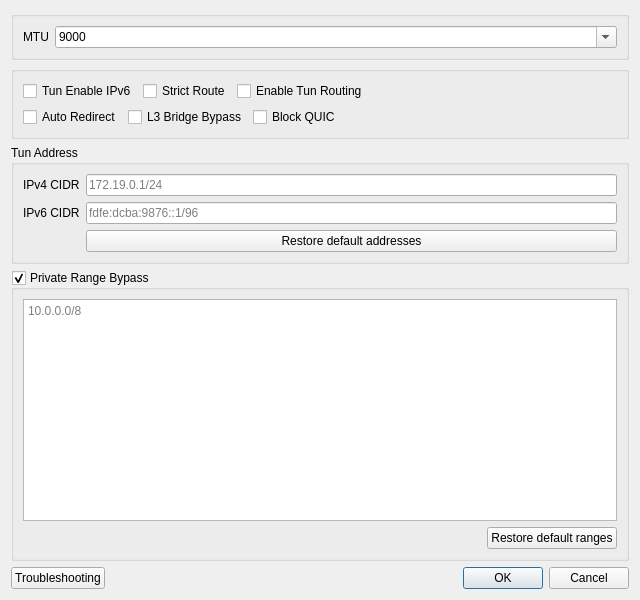
<?xml version="1.0" encoding="UTF-8"?>
<ui version="4.0">
 <class>DialogVPNSettings</class>
 <widget class="QDialog" name="DialogVPNSettings">
  <property name="geometry">
   <rect>
    <x>0</x>
    <y>0</y>
    <width>640</width>
    <height>600</height>
   </rect>
  </property>
  <property name="windowTitle">
   <string>Tun Settings</string>
  </property>
  <layout class="QVBoxLayout" name="verticalLayout">
   <item>
    <widget class="QGroupBox" name="groupBox">
     <property name="sizePolicy">
      <sizepolicy hsizetype="Preferred" vsizetype="Maximum">
       <horstretch>0</horstretch>
       <verstretch>0</verstretch>
      </sizepolicy>
     </property>
     <layout class="QHBoxLayout" name="horizontalLayout_5">
      <item>
       <widget class="QLabel" name="label_10">
        <property name="sizePolicy">
         <sizepolicy hsizetype="Maximum" vsizetype="Preferred">
          <horstretch>0</horstretch>
          <verstretch>0</verstretch>
         </sizepolicy>
        </property>
        <property name="text">
         <string notr="true">MTU</string>
        </property>
       </widget>
      </item>
      <item>
       <widget class="QComboBox" name="vpn_mtu">
        <property name="editable">
         <bool>true</bool>
        </property>
        <item>
         <property name="text">
          <string notr="true">9000</string>
         </property>
        </item>
        <item>
         <property name="text">
          <string notr="true">1500</string>
         </property>
        </item>
       </widget>
      </item>
     </layout>
    </widget>
   </item>
   <item>
    <widget class="QGroupBox" name="horizontalGroupBox_2">
     <layout class="QVBoxLayout" name="checksVLayout">
      <item>
       <layout class="QHBoxLayout" name="checksRow1">
        <item>
         <widget class="QCheckBox" name="vpn_ipv6">
          <property name="text">
           <string>Tun Enable IPv6</string>
          </property>
         </widget>
        </item>
        <item>
         <widget class="QCheckBox" name="strict_route">
          <property name="text">
           <string>Strict Route</string>
          </property>
         </widget>
        </item>
        <item>
         <widget class="QCheckBox" name="tun_routing">
          <property name="toolTip">
           <string>&lt;html&gt;&lt;head/&gt;&lt;body&gt;&lt;p&gt;When enabled, Direct IP CIDRs and rule sets will also be added to the Tun setting to be excluded at OS routing level. IMPORTANT: Large rule sets have been reported to cause massive CPU usage in windows, please enable this option with caution.&lt;/p&gt;&lt;/body&gt;&lt;/html&gt;</string>
          </property>
          <property name="text">
           <string>Enable Tun Routing</string>
          </property>
         </widget>
        </item>
        <item>
         <spacer name="checksRow1Spacer">
          <property name="orientation">
           <enum>Qt::Orientation::Horizontal</enum>
          </property>
          <property name="sizeHint" stdset="0">
           <size>
            <width>40</width>
            <height>20</height>
           </size>
          </property>
         </spacer>
        </item>
       </layout>
      </item>
      <item>
       <layout class="QHBoxLayout" name="checksRow2">
        <item>
         <widget class="QCheckBox" name="auto_redirect">
          <property name="toolTip">
           <string>&lt;html&gt;&lt;head/&gt;&lt;body&gt;&lt;p&gt;Improves Tun routing and performance using nftables. While enabled, this machine cannot be used as a network gateway for other devices.&lt;/p&gt;&lt;/body&gt;&lt;/html&gt;</string>
          </property>
          <property name="text">
           <string>Auto Redirect</string>
          </property>
         </widget>
        </item>
        <item>
         <widget class="QCheckBox" name="l3_bridge">
          <property name="toolTip">
           <string>&lt;html&gt;&lt;head/&gt;&lt;body&gt;&lt;p&gt;Forwards bypassed traffic straight out of the network interface instead of rebuilding it as a new connection, which is faster and keeps NAT intact for games and P2P. Applies to UDP and ICMP only; TCP still needs to be sniffed and keeps taking the normal direct path.&lt;/p&gt;&lt;/body&gt;&lt;/html&gt;</string>
          </property>
          <property name="text">
           <string>L3 Bridge Bypass</string>
          </property>
         </widget>
        </item>
        <item>
         <widget class="QCheckBox" name="block_quic">
          <property name="toolTip">
           <string>Refuse QUIC (UDP 443) sent through a proxy, so browsers switch to TCP at once instead of stalling. Direct traffic is not affected.</string>
          </property>
          <property name="text">
           <string>Block QUIC</string>
          </property>
         </widget>
        </item>
        <item>
         <spacer name="checksRow2Spacer">
          <property name="orientation">
           <enum>Qt::Orientation::Horizontal</enum>
          </property>
          <property name="sizeHint" stdset="0">
           <size>
            <width>40</width>
            <height>20</height>
           </size>
          </property>
         </spacer>
        </item>
       </layout>
      </item>
     </layout>
    </widget>
   </item>
   <item>
    <widget class="QGroupBox" name="tunAddressGroupBox">
     <property name="title">
      <string>Tun Address</string>
     </property>
     <layout class="QFormLayout" name="formLayout">
      <item row="0" column="0">
       <widget class="QLabel" name="label_tun_ipv4">
        <property name="text">
         <string>IPv4 CIDR</string>
        </property>
       </widget>
      </item>
      <item row="0" column="1">
       <widget class="QLineEdit" name="tun_ipv4_cidr">
        <property name="placeholderText">
         <string notr="true">172.19.0.1/24</string>
        </property>
       </widget>
      </item>
      <item row="1" column="0">
       <widget class="QLabel" name="label_tun_ipv6">
        <property name="text">
         <string>IPv6 CIDR</string>
        </property>
       </widget>
      </item>
      <item row="1" column="1">
       <widget class="QLineEdit" name="tun_ipv6_cidr">
        <property name="placeholderText">
         <string notr="true">fdfe:dcba:9876::1/96</string>
        </property>
       </widget>
      </item>
      <item row="2" column="1">
       <widget class="QPushButton" name="restore_default_addresses">
        <property name="text">
         <string>Restore default addresses</string>
        </property>
       </widget>
      </item>
     </layout>
    </widget>
   </item>
   <item>
    <widget class="QGroupBox" name="privRangeGroupBox">
     <property name="toolTip">
      <string>&lt;html&gt;&lt;head/&gt;&lt;body&gt;&lt;p&gt;Address ranges handed straight to the physical NIC instead of being routed through the core, one CIDR per line. Uncheck to let the core hijack private range traffic instead. Loopback and broadcast are always bypassed and cannot be listed here.&lt;/p&gt;&lt;/body&gt;&lt;/html&gt;</string>
     </property>
     <property name="title">
      <string>Private Range Bypass</string>
     </property>
     <property name="checkable">
      <bool>true</bool>
     </property>
     <layout class="QVBoxLayout" name="privRangeLayout">
      <item>
       <widget class="QPlainTextEdit" name="priv_ranges">
        <property name="sizePolicy">
         <sizepolicy hsizetype="Expanding" vsizetype="Expanding">
          <horstretch>0</horstretch>
          <verstretch>0</verstretch>
         </sizepolicy>
        </property>
        <property name="placeholderText">
         <string notr="true">10.0.0.0/8</string>
        </property>
       </widget>
      </item>
      <item>
       <layout class="QHBoxLayout" name="privRangeButtonsRow">
        <item>
         <spacer name="privRangeButtonsSpacer">
          <property name="orientation">
           <enum>Qt::Orientation::Horizontal</enum>
          </property>
          <property name="sizeHint" stdset="0">
           <size>
            <width>40</width>
            <height>20</height>
           </size>
          </property>
         </spacer>
        </item>
        <item>
         <widget class="QPushButton" name="restore_default_ranges">
          <property name="text">
           <string>Restore default ranges</string>
          </property>
         </widget>
        </item>
       </layout>
      </item>
     </layout>
    </widget>
   </item>
   <item>
    <layout class="QHBoxLayout" name="horizontalLayout_3">
     <item>
      <widget class="QPushButton" name="troubleshooting">
       <property name="text">
        <string>Troubleshooting</string>
       </property>
      </widget>
     </item>
     <item>
      <widget class="QDialogButtonBox" name="buttonBox">
       <property name="standardButtons">
        <set>QDialogButtonBox::StandardButton::Cancel|QDialogButtonBox::StandardButton::Ok</set>
       </property>
      </widget>
     </item>
    </layout>
   </item>
  </layout>
 </widget>
 <tabstops>
  <tabstop>vpn_mtu</tabstop>
  <tabstop>vpn_ipv6</tabstop>
  <tabstop>tun_ipv4_cidr</tabstop>
  <tabstop>tun_ipv6_cidr</tabstop>
  <tabstop>restore_default_addresses</tabstop>
  <tabstop>strict_route</tabstop>
  <tabstop>troubleshooting</tabstop>
 </tabstops>
 <resources/>
 <connections>
  <connection>
   <sender>buttonBox</sender>
   <signal>rejected()</signal>
   <receiver>DialogVPNSettings</receiver>
   <slot>reject()</slot>
   <hints>
    <hint type="sourcelabel">
     <x>399</x>
     <y>575</y>
    </hint>
    <hint type="destinationlabel">
     <x>399</x>
     <y>299</y>
    </hint>
   </hints>
  </connection>
  <connection>
   <sender>buttonBox</sender>
   <signal>accepted()</signal>
   <receiver>DialogVPNSettings</receiver>
   <slot>accept()</slot>
   <hints>
    <hint type="sourcelabel">
     <x>399</x>
     <y>575</y>
    </hint>
    <hint type="destinationlabel">
     <x>399</x>
     <y>299</y>
    </hint>
   </hints>
  </connection>
 </connections>
</ui>
